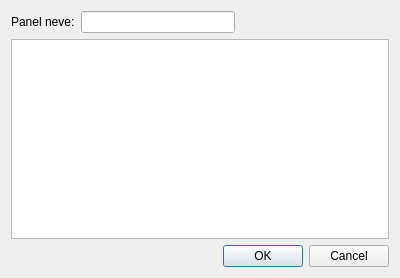
<?xml version="1.0" encoding="UTF-8"?>
<ui version="4.0">
 <class>xPanel</class>
 <widget class="QDialog" name="xPanel">
  <property name="geometry">
   <rect>
    <x>0</x>
    <y>0</y>
    <width>400</width>
    <height>278</height>
   </rect>
  </property>
  <property name="windowTitle">
   <string>Panel rögzítése</string>
  </property>
  <property name="windowIcon">
   <iconset resource="images.qrc">
    <normaloff>:/images/1265398973_txt.png</normaloff>:/images/1265398973_txt.png</iconset>
  </property>
  <layout class="QGridLayout" name="gridLayout">
   <item row="0" column="0">
    <layout class="QHBoxLayout" name="horizontalLayout">
     <item>
      <widget class="QLabel" name="label">
       <property name="text">
        <string>Panel neve:</string>
       </property>
      </widget>
     </item>
     <item>
      <widget class="QLineEdit" name="lineEdit"/>
     </item>
     <item>
      <spacer name="horizontalSpacer">
       <property name="orientation">
        <enum>Qt::Horizontal</enum>
       </property>
       <property name="sizeHint" stdset="0">
        <size>
         <width>40</width>
         <height>20</height>
        </size>
       </property>
      </spacer>
     </item>
    </layout>
   </item>
   <item row="1" column="0">
    <widget class="QPlainTextEdit" name="plainTextEdit"/>
   </item>
   <item row="2" column="0">
    <widget class="QDialogButtonBox" name="buttonBox">
     <property name="standardButtons">
      <set>QDialogButtonBox::Cancel|QDialogButtonBox::Ok</set>
     </property>
    </widget>
   </item>
  </layout>
 </widget>
 <resources>
  <include location="images.qrc"/>
 </resources>
 <connections/>
</ui>
